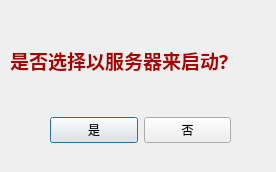
<?xml version="1.0" encoding="UTF-8"?>
<ui version="4.0">
 <class>ChooseSerOrCli</class>
 <widget class="QDialog" name="ChooseSerOrCli">
  <property name="geometry">
   <rect>
    <x>0</x>
    <y>0</y>
    <width>276</width>
    <height>172</height>
   </rect>
  </property>
  <property name="windowTitle">
   <string>服务器or客户端</string>
  </property>
  <widget class="QLabel" name="label">
   <property name="geometry">
    <rect>
     <x>10</x>
     <y>20</y>
     <width>261</width>
     <height>81</height>
    </rect>
   </property>
   <property name="font">
    <font>
     <family>宋体</family>
     <pointsize>12</pointsize>
     <weight>75</weight>
     <italic>false</italic>
     <bold>true</bold>
    </font>
   </property>
   <property name="text">
    <string>&lt;html&gt;&lt;head/&gt;&lt;body&gt;&lt;p&gt;&lt;span style=&quot; font-size:14pt; font-weight:600; color:#aa0000;&quot;&gt;是否选择以服务器来启动?&lt;/span&gt;&lt;/p&gt;&lt;/body&gt;&lt;/html&gt;</string>
   </property>
  </widget>
  <widget class="QWidget" name="">
   <property name="geometry">
    <rect>
     <x>50</x>
     <y>100</y>
     <width>181</width>
     <height>61</height>
    </rect>
   </property>
   <layout class="QHBoxLayout" name="horizontalLayout">
    <item>
     <widget class="QPushButton" name="yseButton">
      <property name="text">
       <string>是</string>
      </property>
     </widget>
    </item>
    <item>
     <widget class="QPushButton" name="noButton">
      <property name="text">
       <string>否</string>
      </property>
     </widget>
    </item>
   </layout>
  </widget>
 </widget>
 <resources/>
 <connections/>
</ui>
